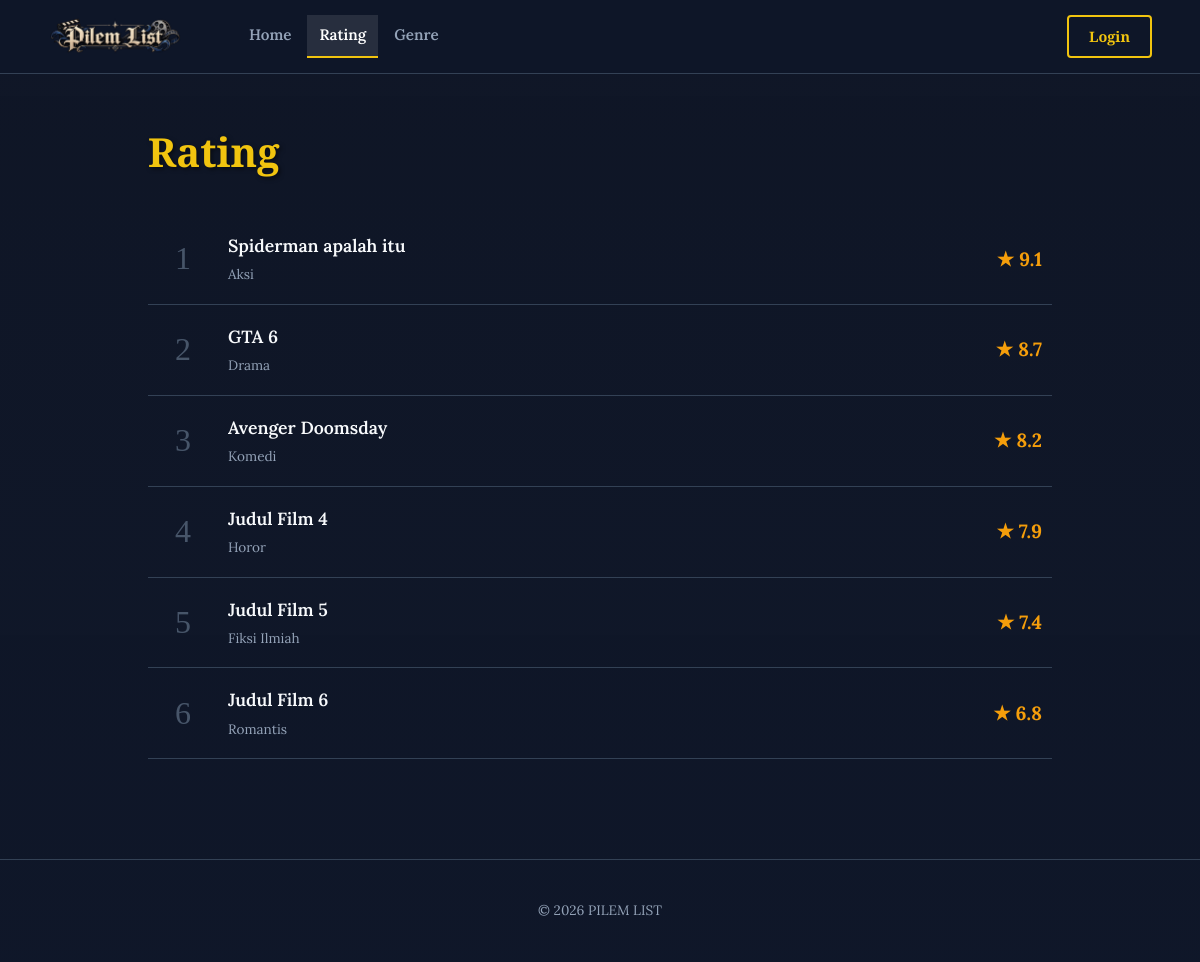
The app's page /rating.php with its own data.
### tables this page shows
CREATE TABLE films (
    id INTEGER PRIMARY KEY AUTOINCREMENT,
    title TEXT NOT NULL,
    genre TEXT NOT NULL,
    rating REAL NOT NULL DEFAULT 0,
    year INTEGER,
    synopsis TEXT,
    cast_list TEXT,
    color TEXT NOT NULL DEFAULT '#9b1c2c',
    poster_url TEXT,
    created_at TEXT NOT NULL DEFAULT CURRENT_TIMESTAMP
);

### config.php (called while the page is built, shortened)
<?php
function e($v) { return htmlspecialchars((string)$v, ENT_QUOTES, 'UTF-8'); }

### rating.php (the view, shortened to what this page needs)
<?php
require __DIR__ . '/config.php';
$films = $pdo->query("SELECT * FROM films ORDER BY rating DESC, title")->fetchAll();
require __DIR__ . '/includes/header.php';
?>
<div class="page">
  <h1>Rating</h1>
  <?php foreach ($films as $k => $f): ?>
    <a class="rk" href="film.php?id=<?= (int)$f['id'] ?>">
      <span class="n"><?= $k + 1 ?></span>
      <span class="t"><?= e($f['title']) ?><small><?= e($f['genre']) ?></small></span>
      <span class="star">★ <?= e($f['rating']) ?></span>
    </a>
  <?php endforeach; ?>
</div>
<?php require __DIR__ . '/includes/footer.php'; ?>

### assets/style.css (style rules this page uses)
:root { --bg:#0f172a; --sf:#1e293b; --tx:#f8fafc; --mu:#94a3b8; --ac:#3b82f6; --ln:#334155; color-scheme: dark; }
* { box-sizing:border-box }
body { margin: 0; background: var(--bg); color: var(--tx); font: 16px/1.6 "Lora", serif; }
a { color:inherit;text-decoration:none }
h1,h2,h3 { margin:0 }
.star { color:#f59e0b;font-weight:700 }
.page { padding-top: 120px !important; padding-bottom: 60px; max-width: 1000px; margin: 0 auto; padding-left: 4%; padding-right: 4%; }
.page h1 { font-family: "Cinzel", serif; font-size: 2.5rem; color: #f1c40f; margin-bottom: 30px; text-shadow: 2px 2px 4px rgba(0,0,0,0.5); }
.rk { display: flex; align-items: center; gap: 20px; padding: 18px 10px; border-bottom: 1px solid var(--ln); text-decoration: none; color: var(--tx); transition: 0.2s; }
.rk .n { font-family: "Cinzel", serif; font-size: 2rem; color: #475569; width: 50px; text-align: center; }
.rk .t { flex: 1; font-size: 1.1rem; font-weight: 600; }
.rk .t small { display: block; font-size: 0.85rem; color: var(--mu); font-weight: 400; margin-top: 4px; }
.rk .star { color: #f59e0b; font-weight: 700; font-size: 1.2rem; }
body { background: linear-gradient(rgba(15, 23, 42, 0.85), rgba(15, 23, 42, 0.95)), url('../assets/bg-login.jpg') no-repeat center center fixed !important; background-size: cover !important; }
.page h1 { text-align: left; }

### records on screen
films: title "Spiderman apalah itu", genre "Aksi", rating "9.1"
films: title "GTA 6", genre "Drama", rating "8.7"
films: title "Avenger Doomsday", genre "Komedi", rating "8.2"
films: title "Judul Film 4", genre "Horor", rating "7.9"
films: title "Judul Film 5", genre "Fiksi Ilmiah", rating "7.4"
films: title "Judul Film 6", genre "Romantis", rating "6.8"
